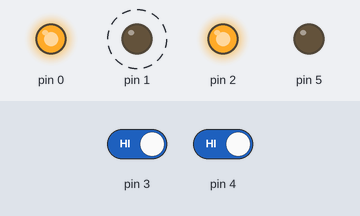
A sketch run on a simulated Arduino Uno, built with avr-gcc and run on an emulated ATmega328P. On the bench: output pins drawn as LEDs (lit = HIGH). Dashed ring = blinking. The inputs (shaded band) are chosen by the test bench; at power-on: pin 3 HIGH, pin 4 HIGH.

Above: at 2.87 s.
3.3 s: pin 3 driven LOW
At 5.6 s:
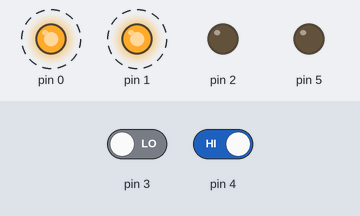
6.3 s: pin 3 driven HIGH
At 8.8 s:
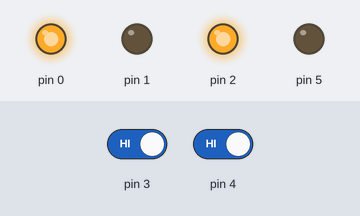
9.3 s: pin 4 driven LOW
At 10.9 s:
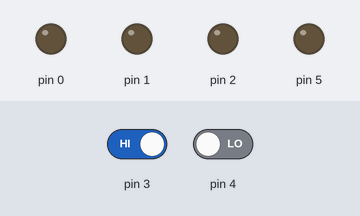
11.7 s: pin 4 driven HIGH
At 11.82 s:
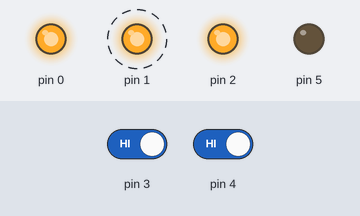
Timing chart, 0 to 14.7 s (numbered marks = the images above; inputs shaded):
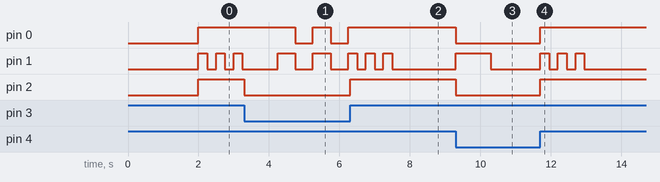

The sketch:

alarma_3_attiny_sos.ino
```cpp
//D5 = relay 3
//D2 = relay 2
//D1 = relay 1
//D0 = relay 0
//D3 = ¡in 1
//D4 = !in 2

byte numero_de_entradas = 2;
byte armado = false;
byte desarmado = false;
byte sirena = false;
unsigned long currentMillis = 0;
unsigned long ultimaentrada1 = 0;
unsigned long ultimaentrada2 = 0;
byte tonoactivado = false;
byte tono = false;
unsigned long ultimotonoact;
byte contadortono = 0;
int tiempo_sonido = 500;
int tiempo_silencio = 500;

/////////////// una entrada///////////////////////
byte entrada_1_prev = 0;
unsigned long duracion_0_logico = 0;
unsigned long duracion_1_logico = 0;
unsigned long logico_0_largo = 0;
unsigned long logico_1_largo = 0;
unsigned long pulsacion_previa = 0;
byte logico_0_pulso_largo_prev = false;
byte logico_1_pulso_largo_prev = false;
byte contador_pulsaciones = 0;
byte sirena_activada_por_pulsos = 0;
//////////////////////////////////////////////////
void setup() {
  // put your setup code here, to run once:
pinMode (3, INPUT);
pinMode (4, INPUT);
pinMode (0, OUTPUT);
pinMode (1, OUTPUT);
pinMode (2, OUTPUT);
pinMode (5, OUTPUT);

delay(2000);
}

void loop() {
  // put your main code here, to run repeatedly:
currentMillis = millis();
if (numero_de_entradas == 1){
 leer_1_entrada();
}
if (numero_de_entradas == 2){
 leer_2_entradas();
}
if (armado == true){
  armadofn();
}
if (desarmado == true){
  desarmadofn();
}
if (sirena == true){
  sirenafn();
}

}
```

armado.ino
```cpp
void armadofn(){
  if(tonoactivado == false){
    if ((tono == false) && ((currentMillis - ultimotonoact) >= 1000) && (contadortono < 1)){
    digitalWrite(1, HIGH);
    tono = true;
    ultimotonoact = currentMillis;
    }
    if ((tono == true) && ((currentMillis - ultimotonoact) >= 1000) && (contadortono < 1)){
    digitalWrite(1, LOW);
    tono = false;
    contadortono = contadortono+1;
    ultimotonoact = currentMillis;
    }
  }

digitalWrite(2, LOW);
digitalWrite(0, LOW);

}
```

desarmado.ino
```cpp
void desarmadofn(){
if(tonoactivado == false){
    if ((tono == false) && ((currentMillis - ultimotonoact) >= 250) && (contadortono < 3)){
    digitalWrite(1, HIGH);
    tono = true;
    ultimotonoact = currentMillis;
    tiempo_sonido = 500;
    tiempo_silencio = 500;

    }
    if ((tono == true) && ((currentMillis - ultimotonoact) >= 250) && (contadortono < 3)){
    digitalWrite(1, LOW);
    tono = false;
    contadortono = contadortono+1;
    ultimotonoact = currentMillis;
    }
  }
digitalWrite(2, HIGH);
digitalWrite(0, HIGH);


}
```

leer_2_entradas.ino
```cpp
void leer_2_entradas(){
byte entrada1 = digitalRead(3);
byte entrada2 = digitalRead(4);

if ((entrada1 == LOW) && ((currentMillis - ultimaentrada1) >= 100) && (sirena == false)){
  sirena = true;
  armado = false;
  desarmado = false;
  ultimaentrada1 = currentMillis;
}
if (entrada1 == HIGH){
if ((entrada2 == LOW) && ((currentMillis - ultimaentrada2) >= 100) && (armado == false)){
  armado = true;
  desarmado = false;
  sirena = false;
  tonoactivado = false;
  contadortono = 0;
  ultimaentrada2 = currentMillis;
}
else if((entrada2 == HIGH) && ((currentMillis - ultimaentrada2) >= 100) && (desarmado ==false)){
  armado = false;
  desarmado = true;
  sirena = false;
  tonoactivado = false;
  contadortono = 0;
  ultimaentrada2 = currentMillis;
}
}
}
```

leer_una_entrada.ino
```cpp
void leer_1_entrada(){

if (currentMillis - pulsacion_previa > 50){
  byte entrada1 = digitalRead(4);

  if(entrada1 == LOW && entrada_1_prev == HIGH && duracion_1_logico < 3200){
//    Console.println("short 1 logico");
    contador_pulsaciones = contador_pulsaciones+1;
    logico_1_pulso_largo_prev = false;
    logico_0_pulso_largo_prev = false;
  }
  if(entrada1 == HIGH && entrada_1_prev == LOW && duracion_0_logico < 3200){
//    Console.println("short 0 logico");
    contador_pulsaciones = contador_pulsaciones+1;
    logico_1_pulso_largo_prev = false;
    logico_0_pulso_largo_prev = false;
  }

  if(entrada1 == HIGH && entrada_1_prev == LOW){
    logico_1_largo = currentMillis;
//    Console.println("1 logico pulsado");
    entrada_1_prev = HIGH;
  }

  if(entrada1 == LOW && entrada_1_prev == HIGH){
    logico_0_largo = currentMillis;
//    Console.println("0 logico pulsado");
    entrada_1_prev = LOW;
  }

  duracion_1_logico = currentMillis - logico_1_largo;
  duracion_0_logico = currentMillis - logico_0_largo;

  if (entrada1 == HIGH && logico_1_pulso_largo_prev == false && duracion_1_logico >= 3200){
//    Console.println("1 logico pulsacion larga");
    logico_1_pulso_largo_prev = true;
    logico_0_pulso_largo_prev = false;
    armado = false;
    desarmado = true;
    sirena = false;
    tonoactivado = false;
    contadortono = 0;
    contador_pulsaciones = 0;
    sirena_activada_por_pulsos = false;
  }
  if (entrada1 == LOW && logico_0_pulso_largo_prev == false && duracion_0_logico >= 3200){
    logico_1_pulso_largo_prev = false;
    logico_0_pulso_largo_prev = true;
//    Console.println("0 logico pulsacion larga");
    armado = true;
    desarmado = false;
    sirena = false;
    tonoactivado = false;
    contadortono = 0;
    contador_pulsaciones = 0;
    sirena_activada_por_pulsos = false;
  }

  if (contador_pulsaciones >= 4 && sirena_activada_por_pulsos == false){
    sirena = true;
    armado = false;
    desarmado = false;
    sirena_activada_por_pulsos = true;
  }

  if (contador_pulsaciones >= 200){
    contador_pulsaciones = 0;
  }

  pulsacion_previa = currentMillis;
}
}
```

sirena.ino
```cpp
void sirenafn(){
  if(tonoactivado == false){

    if ((tono == false) && ((currentMillis - ultimotonoact) >= tiempo_silencio) && (desarmado == false)){
    digitalWrite(1, HIGH);
    digitalWrite(0, HIGH);
    tono = true;
    ultimotonoact = currentMillis;
    }
    if ((tono == true) && ((currentMillis - ultimotonoact) >= tiempo_sonido) && (desarmado == false)){
    digitalWrite(1, LOW);
    digitalWrite(0, LOW);
    tono = false;
    contadortono = contadortono+1;
    ultimotonoact = currentMillis;
    }
    if (desarmado == true){
      digitalWrite(1, LOW);
    }

    if(contadortono >= 3){
      tiempo_silencio = 1000;
    }
    if(contadortono >= 4){
      tiempo_silencio = 500;
    }
    if(contadortono >= 6){
      tiempo_sonido = 1000;
      if (contadortono >= 9){
        contadortono = 0;
        tiempo_sonido =500;
      }
    }
  }

  digitalWrite(2, LOW);
}
```

Measured:
- after the input at 3.3 s, pin 0: alternates HIGH for 0.50 s and LOW for 0.50 s, starting after 1.4 s; pin 1: alternates HIGH for 0.50 s and LOW for 0.50 s, starting after 0.95 s; pin 2: HIGH → LOW at once
- after the input at 6.3 s, pin 0: stops changing and stays HIGH; pin 1: alternates HIGH for 0.25 s and LOW for 0.25 s, 5 changes in all, then stays LOW, starting after 0.20 s; pin 2: LOW → HIGH at once
- after the input at 9.3 s, pin 0, pin 2: HIGH → LOW at once; pin 1: LOW → HIGH at once, → LOW 1.0 s later
- after the input at 11.7 s, pin 0, pin 2: LOW → HIGH at once; pin 1: alternates HIGH for 0.25 s and LOW for 0.25 s, 6 changes in all, then stays LOW, starting at once
- by itself, pin 1: alternates HIGH for 0.25 s and LOW for 0.25 s
